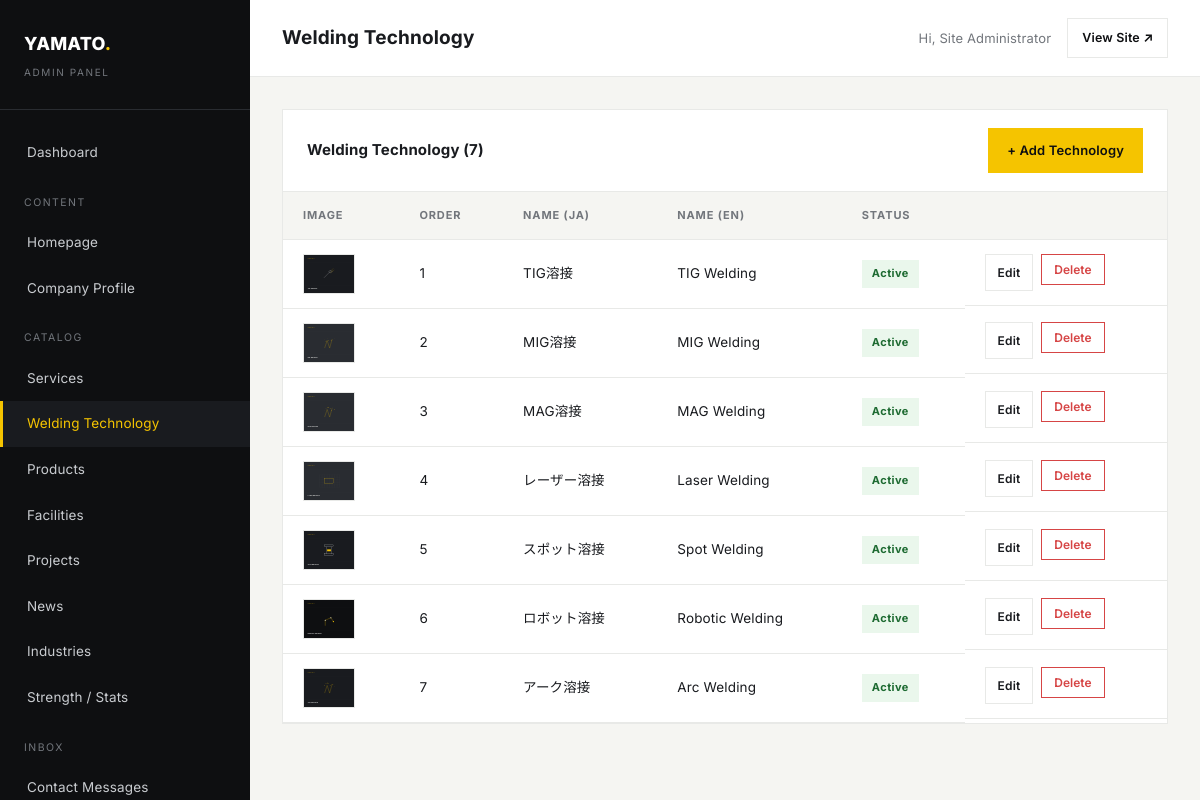
Page /admin/technologies.php (signed in) on the committed database.
### tables this page shows
CREATE TABLE technologies (
    id INT AUTO_INCREMENT PRIMARY KEY,
    sort_order INT DEFAULT 0,
    name_ja VARCHAR(255) NOT NULL,
    name_en VARCHAR(255) NOT NULL,
    description_ja TEXT,
    description_en TEXT,
    image VARCHAR(255),
    status TINYINT(1) DEFAULT 1,
    created_at TIMESTAMP DEFAULT CURRENT_TIMESTAMP
);

### includes/functions.php (called while the page is built, shortened)
<?php
function e(?string $value): string
{
    return htmlspecialchars((string) $value, ENT_QUOTES, 'UTF-8');
}
function image_url(?string $filename, string $subfolder): string
{
    return base_url('uploads/' . $subfolder . '/' . $filename);
}
function base_url(string $path = ''): string
{
    $scriptDir = str_replace('\\', '/', dirname($_SERVER['SCRIPT_NAME']));
    if (basename($scriptDir) === 'admin') {
        $scriptDir = dirname($scriptDir);
    }
    $scriptDir = rtrim($scriptDir, '/');
    return $scriptDir . '/' . ltrim($path, '/');
}
function admin_url(string $path = ''): string
{
    return rtrim(base_url('admin'), '/') . '/' . ltrim($path, '/');
}

### admin/technologies.php (the view, shortened to what this page needs)
<?php
$pdo = getPDO();
$technologies = $pdo->query("SELECT * FROM technologies ORDER BY sort_order ASC, id ASC")->fetchAll();
include __DIR__ . '/includes/admin-header.php';
?>
<div class="admin-panel">
    <div class="admin-panel-head">
        <h2>Welding Technology (<?= count($technologies) ?>)</h2>
        <a href="<?= e(admin_url('technology-form.php')) ?>" class="abtn abtn--accent">+ Add Technology</a>
    </div>
    <div class="admin-table-wrap">
        <table class="admin-table">
            <thead><tr><th>Image</th><th>Order</th><th>Name (JA)</th><th>Name (EN)</th><th>Status</th><th></th></tr></thead>
            <tbody>
                <?php if (empty($technologies)): ?>
                    <tr><td colspan="6" class="empty-row">No technologies yet.</td></tr>
                <?php else: foreach ($technologies as $t): ?>
                    <tr>
                        <td><img class="thumb" src="<?= e(image_url($t['image'], 'technologies')) ?>" alt=""></td>
                        <td><?= e($t['sort_order']) ?></td>
                        <td><?= e($t['name_ja']) ?></td>
                        <td><?= e($t['name_en']) ?></td>
                        <td><span class="status-badge <?= $t['status'] ? 'on' : 'off' ?>"><?= $t['status'] ? 'Active' : 'Hidden' ?></span></td>
                        <td class="row-actions">
                            <a href="<?= e(admin_url('technology-form.php?id=' . $t['id'])) ?>" class="abtn abtn--outline abtn--sm">Edit</a>
                            <form method="post" class="confirm-delete" data-confirm="Delete this technology?">
                                <button type="submit" class="abtn abtn--danger abtn--sm">Delete</button>
                            </form>
                        </td>
                    </tr>
                <?php endforeach; endif; ?>
            </tbody>
        </table>
    </div>
</div>
<?php include __DIR__ . '/includes/admin-footer.php'; ?>

### assets/css/style.css (style rules this page uses)
:root { --c-black: #0E0F11; --c-graphite: #191B1F; --c-dark-gray: #292C31; --c-gray: #72767C; --c-light-gray: #E8E9E7; --c-white: #FFFFFF; --c-off-white: #F5F5F2; --c-yellow: #F5C400; --font-jp: 'Noto Sans JP', 'Inter', sans-serif; --font-en: 'Inter', 'Noto Sans JP', sans-serif; --container: 1240px; --gutter: 32px; --header-h: 88px; --ease: cubic-bezier(.22, .61, .36, 1); --transition: 0.5s var(--ease); }
html[lang="en"] { --font-body: var(--font-en); }
*, *::before, *::after { box-sizing: border-box; }
html { scroll-behavior: smooth; }
body { margin: 0; font-family: var(--font-body, var(--font-jp)); color: var(--c-graphite); background: var(--c-white); -webkit-font-smoothing: antialiased; line-height: 1.75; font-size: 16px; letter-spacing: 0.01em; overflow-x: hidden; }
img { max-width: 100%; display: block; }
a { color: inherit; text-decoration: none; }
button { font-family: inherit; cursor: pointer; }
h1, h2, h3, h4, p { margin: 0; }

### assets/css/admin.css (style rules this page uses)
body.admin-body { margin: 0; font-family: 'Inter', sans-serif; background: var(--c-off-white); color: var(--c-graphite); font-size: 14.5px; }
.admin-panel { background: var(--c-white); border: 1px solid var(--c-light-gray); margin-bottom: 28px; }
.admin-panel-head { padding: 18px 24px; border-bottom: 1px solid var(--c-light-gray); display: flex; align-items: center; justify-content: space-between; }
.admin-panel-head h2 { font-size: 15px; font-weight: 700; }
.admin-table-wrap { overflow-x: auto; }
.admin-table { width: 100%; border-collapse: collapse; }
.admin-table th, .admin-table td { padding: 14px 20px; text-align: left; border-bottom: 1px solid var(--c-light-gray); font-size: 13.5px; vertical-align: middle; }
.admin-table th { background: var(--c-off-white); font-size: 11px; letter-spacing: 0.08em; text-transform: uppercase; color: var(--c-gray); font-weight: 700; }
.admin-table img.thumb { width: 52px; height: 40px; object-fit: cover; border: 1px solid var(--c-light-gray); }
.admin-table .status-badge { display: inline-block; padding: 4px 10px; font-size: 11px; font-weight: 700; letter-spacing: 0.04em; }
.status-badge.on { background: #EAF7EC; color: #1E6B32; }
.admin-table .row-actions { display: flex; gap: 8px; }
.abtn { display: inline-flex; align-items: center; gap: 8px; padding: 10px 18px; font-size: 13px; font-weight: 600; border: 1px solid transparent; cursor: pointer; background: none; font-family: inherit; }
.abtn--accent { background: var(--c-yellow); color: var(--c-black); }
.abtn--outline { border-color: var(--c-light-gray); color: var(--c-graphite); }
.abtn--danger { border-color: #D64545; color: #D64545; }
.abtn--sm { padding: 7px 12px; font-size: 12px; }

### rows in the picture
technologies: image (picture), sort_order "1", name_ja "TIG溶接", name_en "TIG Welding", status "Active"
technologies: image (picture), sort_order "2", name_ja "MIG溶接", name_en "MIG Welding", status "Active"
technologies: image (picture), sort_order "3", name_ja "MAG溶接", name_en "MAG Welding", status "Active"
technologies: image (picture), sort_order "4", name_ja "レーザー溶接", name_en "Laser Welding", status "Active"
technologies: image (picture), sort_order "5", name_ja "スポット溶接", name_en "Spot Welding", status "Active"
technologies: image (picture), sort_order "6", name_ja "ロボット溶接", name_en "Robotic Welding", status "Active"
technologies: image (picture), sort_order "7", name_ja "アーク溶接", name_en "Arc Welding", status "Active"

### other values in the picture
$adminTitle "Welding Technology"
$_SESSION['admin_name'] ?: $_SESSION['admin_username'] "Site Administrator"
count($technologies) "7"
